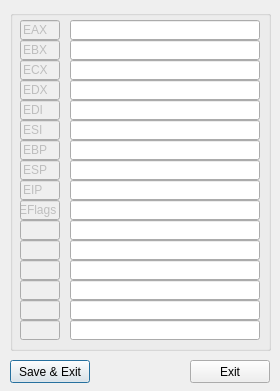
<?xml version="1.0" encoding="utf-8"?>
<!--
* 	This file is part of Nanomite.
*
*    Nanomite is free software: you can redistribute it and/or modify
*    it under the terms of the GNU General Public License as published by
*    the Free Software Foundation, either version 3 of the License, or
*    (at your option) any later version.
*
*    Nanomite is distributed in the hope that it will be useful,
*    but WITHOUT ANY WARRANTY; without even the implied warranty of
*    MERCHANTABILITY or FITNESS FOR A PARTICULAR PURPOSE.  See the
*    GNU General Public License for more details.
*
*    You should have received a copy of the GNU General Public License
*    along with Nanomite.  If not, see <http://www.gnu.org/licenses/>.
*/
-->
<ui version="4.0">
 <class>qtDLGRegEdit86Class</class>
 <widget class="QDialog" name="qtDLGRegEdit86Class">
  <property name="geometry">
   <rect>
    <x>0</x>
    <y>0</y>
    <width>280</width>
    <height>391</height>
   </rect>
  </property>
  <property name="windowTitle">
   <string>[ Nanomite ] - RegEdit</string>
  </property>
  <property name="windowIcon">
   <iconset resource="qtDLGNanomite.qrc">
    <normaloff>:/DLGNanomite/Icons/IDI_MAIN.ico</normaloff>:/DLGNanomite/Icons/IDI_MAIN.ico</iconset>
  </property>
  <widget class="QPushButton" name="pbSave">
   <property name="geometry">
    <rect>
     <x>10</x>
     <y>360</y>
     <width>80</width>
     <height>23</height>
    </rect>
   </property>
   <property name="text">
    <string>Save &amp;&amp; Exit</string>
   </property>
  </widget>
  <widget class="QPushButton" name="pbExit">
   <property name="geometry">
    <rect>
     <x>190</x>
     <y>360</y>
     <width>80</width>
     <height>23</height>
    </rect>
   </property>
   <property name="text">
    <string>Exit</string>
   </property>
  </widget>
  <widget class="QGroupBox" name="groupBox">
   <property name="geometry">
    <rect>
     <x>10</x>
     <y>10</y>
     <width>261</width>
     <height>341</height>
    </rect>
   </property>
   <property name="title">
    <string/>
   </property>
   <widget class="QLineEdit" name="lineEdit_32">
    <property name="enabled">
     <bool>false</bool>
    </property>
    <property name="geometry">
     <rect>
      <x>10</x>
      <y>190</y>
      <width>40</width>
      <height>20</height>
     </rect>
    </property>
    <property name="text">
     <string>EFlags</string>
    </property>
   </widget>
   <widget class="QLineEdit" name="lineESI">
    <property name="geometry">
     <rect>
      <x>60</x>
      <y>110</y>
      <width>190</width>
      <height>20</height>
     </rect>
    </property>
   </widget>
   <widget class="QLineEdit" name="lineEDX">
    <property name="geometry">
     <rect>
      <x>60</x>
      <y>70</y>
      <width>190</width>
      <height>20</height>
     </rect>
    </property>
   </widget>
   <widget class="QLineEdit" name="lineEdit_4">
    <property name="enabled">
     <bool>false</bool>
    </property>
    <property name="geometry">
     <rect>
      <x>10</x>
      <y>110</y>
      <width>40</width>
      <height>20</height>
     </rect>
    </property>
    <property name="text">
     <string>ESI</string>
    </property>
   </widget>
   <widget class="QLineEdit" name="lineEdit_16">
    <property name="enabled">
     <bool>false</bool>
    </property>
    <property name="geometry">
     <rect>
      <x>10</x>
      <y>10</y>
      <width>40</width>
      <height>20</height>
     </rect>
    </property>
    <property name="text">
     <string>EAX</string>
    </property>
   </widget>
   <widget class="QLineEdit" name="lineEdit_27">
    <property name="geometry">
     <rect>
      <x>60</x>
      <y>270</y>
      <width>190</width>
      <height>20</height>
     </rect>
    </property>
   </widget>
   <widget class="QLineEdit" name="lineECX">
    <property name="geometry">
     <rect>
      <x>60</x>
      <y>50</y>
      <width>190</width>
      <height>20</height>
     </rect>
    </property>
   </widget>
   <widget class="QLineEdit" name="lineEdit_8">
    <property name="enabled">
     <bool>false</bool>
    </property>
    <property name="geometry">
     <rect>
      <x>10</x>
      <y>70</y>
      <width>40</width>
      <height>20</height>
     </rect>
    </property>
    <property name="inputMask">
     <string/>
    </property>
    <property name="text">
     <string>EDX</string>
    </property>
   </widget>
   <widget class="QLineEdit" name="lineEDI">
    <property name="geometry">
     <rect>
      <x>60</x>
      <y>90</y>
      <width>190</width>
      <height>20</height>
     </rect>
    </property>
   </widget>
   <widget class="QLineEdit" name="lineEdit_22">
    <property name="geometry">
     <rect>
      <x>60</x>
      <y>250</y>
      <width>190</width>
      <height>20</height>
     </rect>
    </property>
   </widget>
   <widget class="QLineEdit" name="lineEFlags">
    <property name="geometry">
     <rect>
      <x>60</x>
      <y>190</y>
      <width>190</width>
      <height>20</height>
     </rect>
    </property>
   </widget>
   <widget class="QLineEdit" name="lineEdit_19">
    <property name="geometry">
     <rect>
      <x>60</x>
      <y>290</y>
      <width>190</width>
      <height>20</height>
     </rect>
    </property>
   </widget>
   <widget class="QLineEdit" name="lineEdit_28">
    <property name="enabled">
     <bool>false</bool>
    </property>
    <property name="geometry">
     <rect>
      <x>10</x>
      <y>250</y>
      <width>40</width>
      <height>20</height>
     </rect>
    </property>
   </widget>
   <widget class="QLineEdit" name="lineESP">
    <property name="geometry">
     <rect>
      <x>60</x>
      <y>150</y>
      <width>190</width>
      <height>20</height>
     </rect>
    </property>
   </widget>
   <widget class="QLineEdit" name="lineEdit_20">
    <property name="geometry">
     <rect>
      <x>60</x>
      <y>310</y>
      <width>190</width>
      <height>20</height>
     </rect>
    </property>
   </widget>
   <widget class="QLineEdit" name="lineEdit_12">
    <property name="enabled">
     <bool>false</bool>
    </property>
    <property name="geometry">
     <rect>
      <x>10</x>
      <y>150</y>
      <width>40</width>
      <height>20</height>
     </rect>
    </property>
    <property name="text">
     <string>ESP</string>
    </property>
   </widget>
   <widget class="QLineEdit" name="lineEdit_26">
    <property name="enabled">
     <bool>false</bool>
    </property>
    <property name="geometry">
     <rect>
      <x>10</x>
      <y>230</y>
      <width>40</width>
      <height>20</height>
     </rect>
    </property>
   </widget>
   <widget class="QLineEdit" name="lineEAX">
    <property name="geometry">
     <rect>
      <x>60</x>
      <y>10</y>
      <width>190</width>
      <height>20</height>
     </rect>
    </property>
   </widget>
   <widget class="QLineEdit" name="lineEdit_14">
    <property name="enabled">
     <bool>false</bool>
    </property>
    <property name="geometry">
     <rect>
      <x>10</x>
      <y>30</y>
      <width>40</width>
      <height>20</height>
     </rect>
    </property>
    <property name="text">
     <string>EBX</string>
    </property>
   </widget>
   <widget class="QLineEdit" name="lineEBP">
    <property name="geometry">
     <rect>
      <x>60</x>
      <y>130</y>
      <width>190</width>
      <height>20</height>
     </rect>
    </property>
   </widget>
   <widget class="QLineEdit" name="lineEdit_31">
    <property name="enabled">
     <bool>false</bool>
    </property>
    <property name="geometry">
     <rect>
      <x>10</x>
      <y>170</y>
      <width>40</width>
      <height>20</height>
     </rect>
    </property>
    <property name="text">
     <string>EIP</string>
    </property>
   </widget>
   <widget class="QLineEdit" name="lineEIP">
    <property name="geometry">
     <rect>
      <x>60</x>
      <y>170</y>
      <width>190</width>
      <height>20</height>
     </rect>
    </property>
   </widget>
   <widget class="QLineEdit" name="lineEdit_21">
    <property name="enabled">
     <bool>false</bool>
    </property>
    <property name="geometry">
     <rect>
      <x>10</x>
      <y>310</y>
      <width>40</width>
      <height>20</height>
     </rect>
    </property>
   </widget>
   <widget class="QLineEdit" name="lineEdit_2">
    <property name="enabled">
     <bool>false</bool>
    </property>
    <property name="geometry">
     <rect>
      <x>10</x>
      <y>90</y>
      <width>40</width>
      <height>20</height>
     </rect>
    </property>
    <property name="text">
     <string>EDI</string>
    </property>
   </widget>
   <widget class="QLineEdit" name="lineEdit_23">
    <property name="enabled">
     <bool>false</bool>
    </property>
    <property name="geometry">
     <rect>
      <x>10</x>
      <y>290</y>
      <width>40</width>
      <height>20</height>
     </rect>
    </property>
   </widget>
   <widget class="QLineEdit" name="lineEdit_10">
    <property name="enabled">
     <bool>false</bool>
    </property>
    <property name="geometry">
     <rect>
      <x>10</x>
      <y>50</y>
      <width>40</width>
      <height>20</height>
     </rect>
    </property>
    <property name="text">
     <string>ECX</string>
    </property>
   </widget>
   <widget class="QLineEdit" name="lineEdit_18">
    <property name="enabled">
     <bool>false</bool>
    </property>
    <property name="geometry">
     <rect>
      <x>10</x>
      <y>270</y>
      <width>40</width>
      <height>20</height>
     </rect>
    </property>
   </widget>
   <widget class="QLineEdit" name="lineEBX">
    <property name="geometry">
     <rect>
      <x>60</x>
      <y>30</y>
      <width>190</width>
      <height>20</height>
     </rect>
    </property>
   </widget>
   <widget class="QLineEdit" name="lineEdit_6">
    <property name="enabled">
     <bool>false</bool>
    </property>
    <property name="geometry">
     <rect>
      <x>10</x>
      <y>130</y>
      <width>40</width>
      <height>20</height>
     </rect>
    </property>
    <property name="text">
     <string>EBP</string>
    </property>
   </widget>
   <widget class="QLineEdit" name="lineEdit_17">
    <property name="geometry">
     <rect>
      <x>60</x>
      <y>210</y>
      <width>190</width>
      <height>20</height>
     </rect>
    </property>
   </widget>
   <widget class="QLineEdit" name="lineEdit_25">
    <property name="enabled">
     <bool>false</bool>
    </property>
    <property name="geometry">
     <rect>
      <x>10</x>
      <y>210</y>
      <width>40</width>
      <height>20</height>
     </rect>
    </property>
   </widget>
   <widget class="QLineEdit" name="lineEdit_30">
    <property name="geometry">
     <rect>
      <x>60</x>
      <y>230</y>
      <width>190</width>
      <height>20</height>
     </rect>
    </property>
   </widget>
  </widget>
 </widget>
 <resources>
  <include location="qtDLGNanomite.qrc"/>
 </resources>
 <connections/>
</ui>
